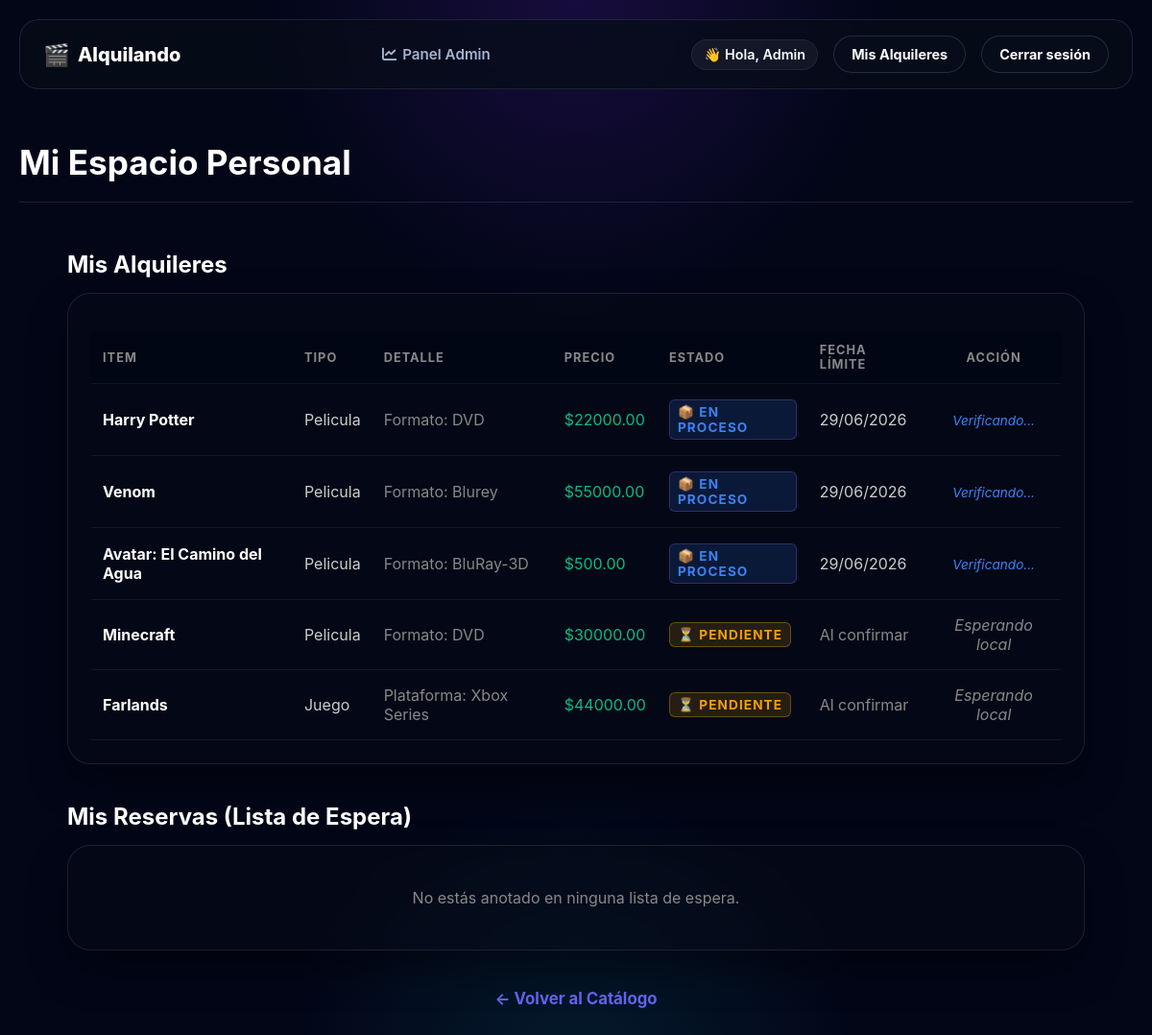
The page /mis-alquileres (signed in) on the database as committed earlier.
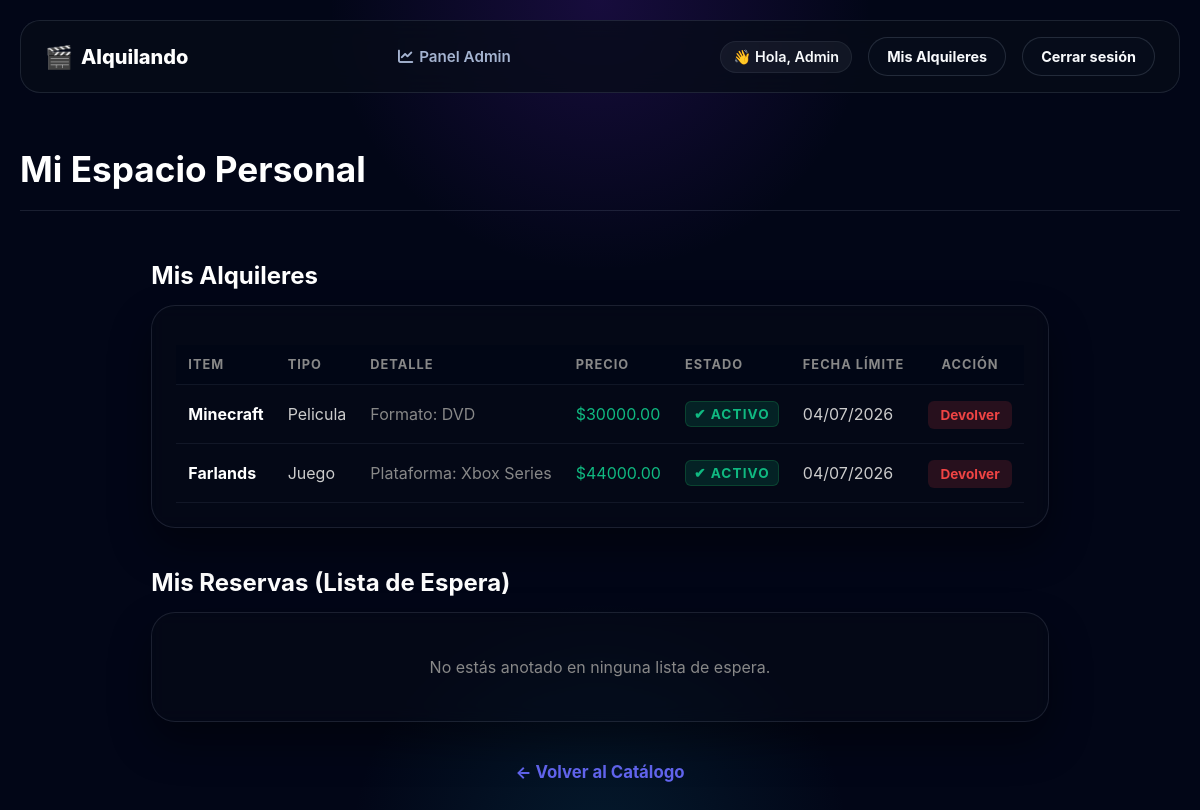
The same page on the database as committed later.
### app.py (models this page shows, shortened)
class Alquiler(db.Model):
    __tablename__ = 'alquileres_activos'
    id = db.Column(db.Integer, primary_key=True)
    usuario_id = db.Column(db.Integer, db.ForeignKey('usuarios.id'), nullable=False)
    producto_id = db.Column(db.Integer, db.ForeignKey('productos_alquiler.id'), nullable=False)
    estado = db.Column(db.String(30), default='pendiente')  # pendiente, activo, dev_pendiente
    fecha_alquiler = db.Column(db.DateTime, nullable=True)
    fecha_vencimiento = db.Column(db.DateTime, nullable=True)
    def esta_vencido(self):
        if self.fecha_vencimiento and datetime.now() > self.fecha_vencimiento:
            return True
        return False

class ProductoAlquiler(db.Model):
    __tablename__ = 'productos_alquiler'
    id = db.Column(db.Integer, primary_key=True)
    titulo = db.Column(db.String(100), nullable=False)
    genero = db.Column(db.String(50), nullable=True)
    alquilado = db.Column(db.Boolean, default=False)
    precio_alquiler = db.Column(db.Float, nullable=False)
    stock = db.Column(db.Integer, default=1)
    imagen = db.Column(db.String(100), default='default.jpg')
    contador_alquileres = db.Column(db.Integer, default=0)
    tipo_producto = db.Column(db.String(50))
    alquileres_activos = db.relationship('Alquiler', backref='producto', lazy=True, cascade='all, delete-orphan')
    __mapper_args__ = {
        'polymorphic_on': tipo_producto,
        'polymorphic_identity': 'producto_generico'
    }

class Juego(ProductoAlquiler):
    plataforma = db.Column(db.String(50), nullable=True)
    __mapper_args__ = {'polymorphic_identity': 'juego'}
    def obtener_especifico(self):
        return f"Plataforma: {self.plataforma}" if self.plataforma else "Sin plataforma"

### app.py (the view)
@app.route('/mis-alquileres')
def mis_alquileres():
    if 'usuario_id' not in session:
        return redirect(url_for('login'))
    usuario_actual = Usuario.buscar_por_id(session['usuario_id'])
    alquileres = Alquiler.query.filter_by(usuario_id=usuario_actual.id).filter(
        Alquiler.estado.in_(['pendiente', 'activo', 'dev_pendiente'])
    ).all()
    return render_template('mis_alquileres.html',
                           alquileres=alquileres,
                           reservas=usuario_actual.reservas_solicitadas)

### app.py (called while the page is built)
    @classmethod
    def buscar_por_id(cls, usuario_id):
        return cls.query.get(usuario_id)

    def obtener_especifico(self):
        return f"Formato: {self.formato}" if self.formato else "Sin formato"

### templates/mis_alquileres.html (shortened to what the changed rows need)
{% extends 'base.html' %}
{% block content %}
<section class="pantalla-principal" style="padding: 20px 0; border-bottom: 1px solid var(--border, #333); margin-bottom: 30px;">
    <h1 style="font-size: 2.2rem; color: #fff; margin: 10px 0 0 0;">Mi Espacio Personal</h1>
</section>
<main class="catalogo" style="max-width: 1100px; margin: 0 auto; padding: 0 20px;">
    <h2 class="subtitulo-seccion" style="font-size: 1.5rem; margin-bottom: 15px; color: #fff;">Mis Alquileres</h2>
    <div class="auth-container" style="max-width: 100%; padding: 24px; margin-bottom: 40px;">
        {% if alquileres %}
            <table class="tabla-panel tabla-cliente" style="width: 100%; border-collapse: collapse; text-align: left;">
                <thead>
                    <tr style="border-bottom: 1px solid #333;">
                        <th style="padding: 12px; color: #888;">Item</th>
                        <th style="padding: 12px; color: #888;">Tipo</th>
                        <th style="padding: 12px; color: #888;">Detalle</th>
                        <th style="padding: 12px; color: #888;">Precio</th>
                        <th style="padding: 12px; color: #888;">Estado</th>
                        <th style="padding: 12px; color: #888;">Fecha Límite</th>
                        <th style="padding: 12px; color: #888; text-align: center;">Acción</th>
                    </tr>
                </thead>
                <tbody>
                    {% for a in alquileres %}
                        {% set vencido = a.esta_vencido() %}
                        <tr {% if vencido %}style="background: rgba(255,68,68,0.04);"{% endif %} style="border-bottom: 1px solid rgba(255,255,255,0.05);">
                            <td style="padding: 16px 12px; font-weight: bold; color: #fff;">{{ a.producto.titulo }}</td>
                            <td class="texto-claro" style="padding: 16px 12px; text-transform: capitalize; color: #ccc;">{{ a.producto.tipo_producto }}</td>
                            <td class="texto-gris" style="padding: 16px 12px; color: #888;">{{ a.producto.obtener_especifico() }}</td>
                            <td class="texto-verde" style="padding: 16px 12px; color: #10b981;">${{ "%.2f"|format(a.producto.precio_alquiler) }}</td>
                            <td style="padding: 16px 12px;">
                                {% if a.estado == 'pendiente' %}
                                    <span class="badge pendiente" style="background: rgba(245,158,11,0.15); color: #f59e0b; padding: 4px 8px; border-radius: 6px; font-size: 0.85rem;">⏳ Pendiente</span>
                                {% elif a.estado == 'activo' and vencido %}
                                    <span class="badge vencido" style="background: rgba(239,68,68,0.15); color: #ef4444; padding: 4px 8px; border-radius: 6px; font-size: 0.85rem;">⚠️ Vencido</span>
                                {% elif a.estado == 'activo' %}
                                    <span class="badge alquiler-ok" style="background: rgba(16,185,129,0.15); color: #10b981; padding: 4px 8px; border-radius: 6px; font-size: 0.85rem;">✔ Activo</span>
                                {% elif a.estado == 'dev_pendiente' %}
                                    <span class="badge dev-pendiente" style="background: rgba(59,130,246,0.15); color: #3b82f6; padding: 4px 8px; border-radius: 6px; font-size: 0.85rem;">📦 En proceso</span>
                                {% endif %}
                            </td>
                            <td style="padding: 16px 12px;">
                                {% if a.estado == 'pendiente' %}
                                    <span class="texto-gris" style="color: #888;">Al confirmar</span>
                                {% elif a.fecha_vencimiento %}
                                    <span style="color: {% if vencido %} #ef4444 {% else %} #ccc {% endif %};">
                                        {{ a.fecha_vencimiento.strftime('%d/%m/%Y') }}
                                    </span>
                                {% else %}
                                    <span class="texto-gris" style="color: #888;">—</span>
                                {% endif %}
                            </td>
                            <td style="padding: 16px 12px; text-align: center;">
                                {% if a.estado == 'pendiente' %}
                                    <span class="texto-gris" style="font-style: italic; color: #888;">Esperando local</span>
                                {% elif a.estado == 'activo' %}
                                    <a href="{{ url_for('devolver_item', alquiler_id=a.id) }}"
                                       onclick="return confirm('¿Confirmás que ya devolviste \'{{ a.producto.titulo }}\'? El local verificará la recepción.');"
                                       style="background: rgba(239,68,68,0.15); color: #ef4444; padding: 6px 12px; border-radius: 6px; text-decoration: none; font-size: 0.85rem; font-weight: bold;">
                                        Devolver
                                    </a>
                                {% elif a.estado == 'dev_pendiente' %}
                                    <span style="font-style: italic; color: #3b82f6; font-size: 0.85rem;">Verificando...</span>
                                {% endif %}
                            </td>
                        </tr>
                    {% endfor %}
                </tbody>
            </table>
        {% else %}
            <p class="texto-vacio" style="color: #888; text-align: center; padding: 20px 0; margin: 0;">No tenés ningún alquiler activo en este momento.</p>
        {% endif %}
    </div>
    <h2 class="subtitulo-seccion" style="font-size: 1.5rem; margin-bottom: 15px; color: #fff;">Mis Reservas (Lista de Espera)</h2>
</main>
{% endblock %}

Rows that differ between the two databases and show on the page:
removed Alquiler: producto.titulo "Harry Potter", producto.tipo_producto "Pelicula", producto.obtener_especifico "Formato: DVD", estado "📦 EN PROCESO", fecha_vencimiento "29/06/2026"
no longer on this page (row edited): Juego: producto.precio_alquiler "22000.00"
removed Alquiler: producto.titulo "Venom", producto.tipo_producto "Pelicula", producto.obtener_especifico "Formato: Blurey", estado "📦 EN PROCESO", fecha_vencimiento "29/06/2026"
no longer on this page (row edited): Juego: producto.precio_alquiler "55000.00"
removed Alquiler: producto.titulo "Avatar: El Camino del Agua", producto.tipo_producto "Pelicula", producto.obtener_especifico "Formato: BluRay-3D", estado "📦 EN PROCESO", fecha_vencimiento "29/06/2026"
no longer on this page (row edited): Juego: producto.precio_alquiler "500.00"
changed Alquiler "Minecraft": fecha_vencimiento (not shown) → "04/07/2026"; estado "⏳ PENDIENTE Al confirmar Esperando local" → "✔ ACTIVO Devolver"
changed Alquiler "Farlands": fecha_vencimiento (not shown) → "04/07/2026"; estado "⏳ PENDIENTE Al confirmar Esperando local" → "✔ ACTIVO Devolver"
